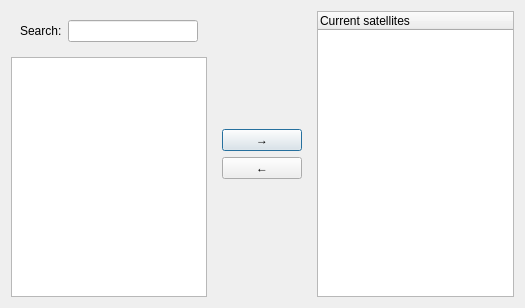
<?xml version="1.0" encoding="UTF-8"?>
<ui version="4.0">
 <class>addRemove</class>
 <widget class="QDialog" name="addRemove">
  <property name="geometry">
   <rect>
    <x>0</x>
    <y>0</y>
    <width>525</width>
    <height>308</height>
   </rect>
  </property>
  <property name="windowTitle">
   <string>Dialog</string>
  </property>
  <layout class="QHBoxLayout" name="horizontalLayout">
   <item>
    <widget class="QFrame" name="frame">
     <property name="frameShape">
      <enum>QFrame::NoFrame</enum>
     </property>
     <property name="frameShadow">
      <enum>QFrame::Raised</enum>
     </property>
     <layout class="QVBoxLayout" name="verticalLayout">
      <property name="leftMargin">
       <number>0</number>
      </property>
      <property name="topMargin">
       <number>0</number>
      </property>
      <property name="rightMargin">
       <number>0</number>
      </property>
      <property name="bottomMargin">
       <number>0</number>
      </property>
      <item>
       <widget class="QFrame" name="frame_4">
        <property name="frameShape">
         <enum>QFrame::NoFrame</enum>
        </property>
        <property name="frameShadow">
         <enum>QFrame::Raised</enum>
        </property>
        <layout class="QHBoxLayout" name="horizontalLayout_2">
         <item>
          <widget class="QLabel" name="label">
           <property name="text">
            <string>Search:</string>
           </property>
          </widget>
         </item>
         <item>
          <widget class="QLineEdit" name="srch_box"/>
         </item>
        </layout>
       </widget>
      </item>
      <item>
       <widget class="QListWidget" name="avail_sats_lst"/>
      </item>
     </layout>
    </widget>
   </item>
   <item>
    <widget class="QFrame" name="frame_2">
     <property name="frameShape">
      <enum>QFrame::NoFrame</enum>
     </property>
     <property name="frameShadow">
      <enum>QFrame::Raised</enum>
     </property>
     <layout class="QVBoxLayout" name="verticalLayout_2">
      <item>
       <spacer name="verticalSpacer">
        <property name="orientation">
         <enum>Qt::Vertical</enum>
        </property>
        <property name="sizeHint" stdset="0">
         <size>
          <width>20</width>
          <height>40</height>
         </size>
        </property>
       </spacer>
      </item>
      <item>
       <widget class="QPushButton" name="add_sat_bt">
        <property name="text">
         <string>→</string>
        </property>
       </widget>
      </item>
      <item>
       <widget class="QPushButton" name="remove_sat_bt">
        <property name="text">
         <string>←</string>
        </property>
       </widget>
      </item>
      <item>
       <spacer name="verticalSpacer_2">
        <property name="orientation">
         <enum>Qt::Vertical</enum>
        </property>
        <property name="sizeHint" stdset="0">
         <size>
          <width>20</width>
          <height>40</height>
         </size>
        </property>
       </spacer>
      </item>
     </layout>
    </widget>
   </item>
   <item>
    <widget class="QFrame" name="frame_3">
     <property name="frameShape">
      <enum>QFrame::NoFrame</enum>
     </property>
     <property name="frameShadow">
      <enum>QFrame::Raised</enum>
     </property>
     <layout class="QVBoxLayout" name="verticalLayout_3">
      <property name="leftMargin">
       <number>0</number>
      </property>
      <property name="topMargin">
       <number>0</number>
      </property>
      <property name="rightMargin">
       <number>0</number>
      </property>
      <property name="bottomMargin">
       <number>0</number>
      </property>
      <item>
       <widget class="QTableWidget" name="curr_sats_tab">
        <attribute name="horizontalHeaderStretchLastSection">
         <bool>true</bool>
        </attribute>
        <attribute name="verticalHeaderStretchLastSection">
         <bool>false</bool>
        </attribute>
        <column>
         <property name="text">
          <string>Current satellites</string>
         </property>
         <property name="textAlignment">
          <set>AlignLeading|AlignVCenter</set>
         </property>
        </column>
       </widget>
      </item>
     </layout>
    </widget>
   </item>
  </layout>
 </widget>
 <resources/>
 <connections/>
</ui>
